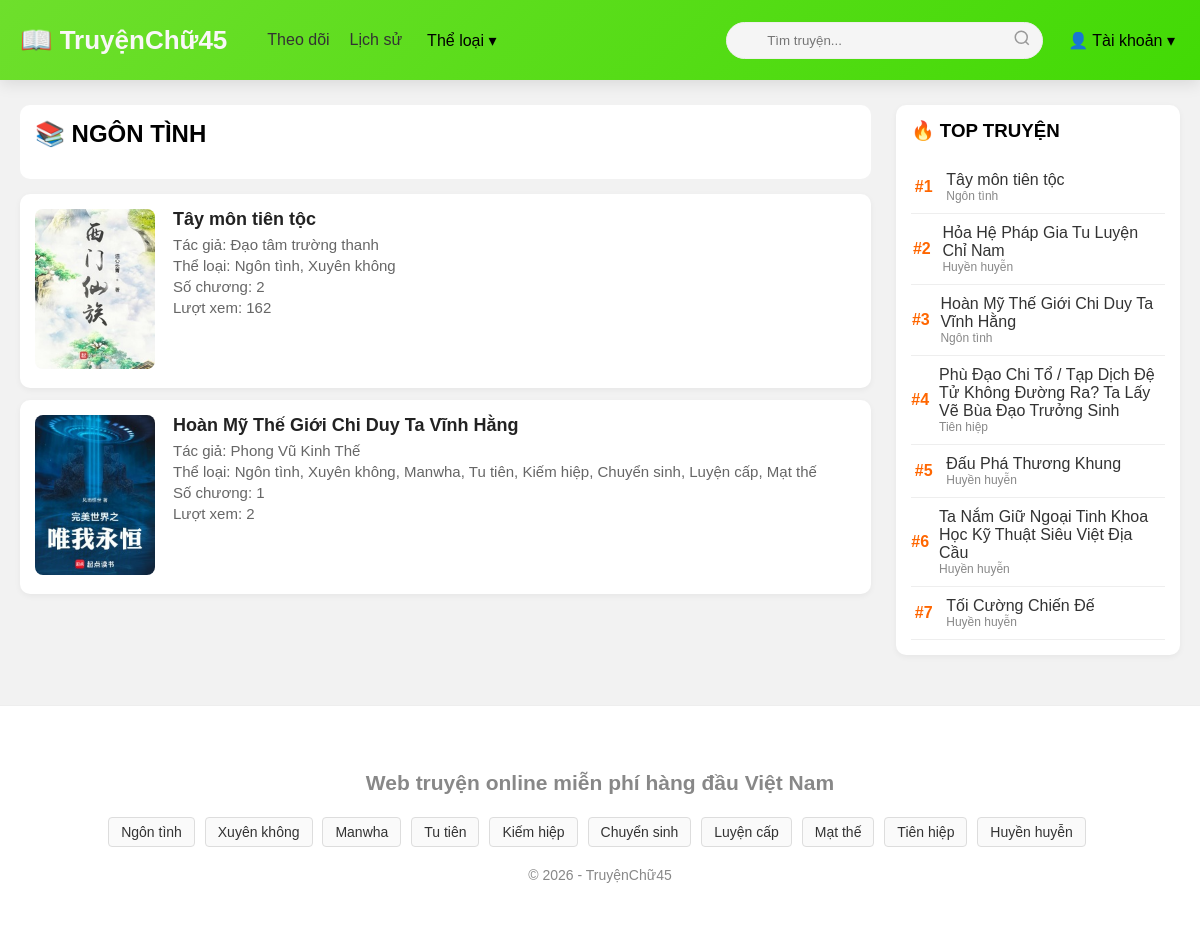
The page /the-loai/ngon-tinh/ on the database its author committed.
### stories/models.py (models this page shows, shortened)
class Category(models.Model):
    name = models.CharField(max_length=100, unique=True)
    slug = models.SlugField(unique=True, blank=True, null=True)
    description = models.TextField(blank=True)

class Story(models.Model):
    title = models.CharField(max_length=255)
    slug = models.SlugField(unique=True, blank=True) # Để blank=True để tự động tạo
    description = models.TextField(blank=True)
    cover = models.ImageField(upload_to='covers/', blank=True, null=True)
    categories = models.ManyToManyField(Category, blank=True)
    author = models.CharField(max_length=100, blank=True, default="Đang cập nhật")
    views = models.PositiveIntegerField(default=0)  # tổng view truyện
    followers = models.ManyToManyField(
        User,
        related_name="followed_stories",
        blank=True
    )

### stories/views.py (the view)
# urls.py: path('the-loai/<slug:slug>/', views.category_view, name='category'),
def category_view(request, slug):
    category = get_object_or_404(Category, slug=slug)
    stories = Story.objects.filter(categories=category).annotate(
        total_views_sum=Coalesce(Sum('chapters__views'), Value(0)),
        chapter_count=Count('chapters')
    ).prefetch_related('chapters')
    top_stories = Story.objects.annotate(
        total_views_sum=Coalesce(Sum('chapters__views'), Value(0))
    ).order_by('-total_views_sum')[:10]
    return render(request, 'stories/category.html', {
        'category': category,
        'stories': stories,
        'top_stories': top_stories,
    })

### stories/context_processors.py (called while the page is built)
def categories_processor(request):
    return {
        'all_categories': Category.objects.all()
    }

### stories/templates/stories/category.html (shortened to what this page needs)
{% extends 'stories/base.html' %}
{% block content %}
<div class="category-container">
    <div>
        <div class="category-header">
            <h2>📚 {{ category.name|upper }}</h2>
        </div>
        {% for story in stories %}
        <div class="story-row">
            <a href="{% url 'story_detail' story.id %}">
                {% if story.cover %}
                    <img src="{{ story.cover.url }}">
                {% else %}
                    <img src="/static/default.jpg">
                {% endif %}
            </a>
            <div class="story-info">
                <h3>
                    <a href="{% url 'story_detail' story.id %}">
                        {{ story.title }}
                    </a>
                </h3>
                <div class="meta">
                    <div>Tác giả: {{ story.author }}</div>
                    <div>
                        Thể loại:
                        {% for cate in story.categories.all %}
                            {{ cate.name }}{% if not forloop.last %}, {% endif %}
                        {% endfor %}
                    </div>
                    <div>Số chương: {{ story.chapters.count }}</div>
                    <div>Lượt xem: {{ story.total_views_sum|default:0 }}</div>
                </div>
            </div>
        </div>
        {% endfor %}
    </div>
    <div class="sidebar">
        <h3>🔥 TOP TRUYỆN</h3>
        {% for story in top_stories %}
        <div class="top-item">
            <div class="rank">#{{ forloop.counter }}</div>
            <div class="top-title">
                <a href="{% url 'story_detail' story.id %}">
                    {{ story.title }}
                </a>
                <div style="font-size:12px;color:#888;">
                    {{ story.categories.first.name }}
                </div>
            </div>
        </div>
        {% endfor %}
    </div>
</div>
{% endblock %}

### stories/templates/stories/base.html (shortened to what this page needs)
<!DOCTYPE html>
<html lang="vi">
<head>
</head>
<body>
<div class="header">
    <div class="header-inner">
        <a href="{% url 'story_list' %}" class="logo">📖 TruyệnChữ45</a>
        <nav class="menu">
            <a href="{% url 'followed_stories' %}">Theo dõi</a>
            <a href="{% url 'reading_history' %}">Lịch sử</a>
            <div class="mega-dropdown">
                <span class="mega-title">Thể loại ▾</span>
            </div>
        </nav>
        <form id="search-form" action="{% url 'search_stories' %}" method="GET" class="search-form">
            <div class="search-wrapper">
                <input
                    type="text"
                    name="q"
                    id="search-input"
                    placeholder="Tìm truyện..."
                    value="{{ request.GET.q }}"
                >
                <div class="search-icon" id="search-btn">
                    <svg xmlns="http://www.w3.org/2000/svg"
                        width="18" height="18"
                        viewBox="0 0 24 24"
                        fill="none"
                        stroke="currentColor"
                        stroke-width="2">
                        <circle cx="11" cy="11" r="8"></circle>
                        <line x1="21" y1="21" x2="16.65" y2="16.65"></line>
                    </svg>
                </div>
            </div>
        </form>
        <div class="account mega-dropdown">
            <span class="mega-title">👤 Tài khoản ▾</span>
        </div>
    </div> </div>
<div class="container">
    {% block content %}{% endblock %}
</div>
<footer class="site-intro">
    <div class="container">
        <h2>Web truyện online miễn phí hàng đầu Việt Nam</h2>
        <div class="tag-list">
            {% for cat in all_categories|slice:":10" %}
                <a href="{% url 'category' cat.slug %}">{{ cat.name }}</a>
            {% endfor %}
        </div>
        <p style="margin-top: 20px;">© 2026 - TruyệnChữ45</p>
    </div>
</footer>
</body>
</html>

### stories/templates/stories/base.html (style rules this page uses)
body { margin: 0;font-family: Arial, Helvetica, sans-serif;background: #f2f2f2; }
.header { background: linear-gradient(135deg, #6edf2c, #42da05); backdrop-filter: blur(10px); border-bottom: none; box-shadow: 0 4px 15px rgba(0,0,0,0.1); position: sticky; top: 0; z-index: 2000; }
.header-inner { max-width: 1200px;margin: auto;display: flex;align-items: center;padding: 10px 20px;height: 60px; }
.logo { font-size: 26px;font-weight: bold;color: #f9f7f7;margin-right: 40px;text-decoration: none;white-space: nowrap; }
.menu { display: flex;align-items: center;gap: 20px; }
.menu a { color: #333;font-weight: 500;text-decoration: none; }
.search-form { margin-left: auto;margin-right: 20px; }
.search-wrapper { position: relative; }
.search-wrapper input { padding: 10px 15px 10px 40px;width: 260px;border: 1px solid #eee;border-radius: 25px; background: #f5f5f5;outline: none;transition: 0.2s; }
.search-icon { position: absolute;right: 12px;top: 50%;transform: translateY(-50%);color: #999; }
.mega-dropdown { position: relative;z-index: 1000; }
.mega-title { cursor: pointer;padding: 10px 5px;font-weight: 500; }
.container { max-width: 1200px;margin: 25px auto;padding: 0 20px; }
footer { text-align: center;color: #888;padding: 30px;font-size: 14px; }
.site-intro { background: #fff;padding: 40px 0;border-top: 1px solid #eee;margin-top: 50px; }
.tag-list a { display: inline-block;margin: 5px 6px 0 0;padding: 6px 12px;border: 1px solid #ddd; border-radius: 4px;text-decoration: none;font-size: 14px;color: #333;background: #fafafa; }
.sidebar { flex: 1; background: #fff; padding: 15px; border-radius: 8px; }
.top-item { display: flex; align-items: center; gap: 10px; padding: 10px 0; border-bottom: 1px solid #eee; }
.rank { font-weight: bold; width: 30px; text-align: center; font-size: 16px; }

### stories/templates/stories/category.html (style rules this page uses)
.category-container { display: grid; grid-template-columns: 3fr 1fr; gap: 25px; }
.story-row { display: flex; gap: 15px; padding: 12px; background: #fff; border-radius: 10px; margin-bottom: 12px; box-shadow: 0 2px 6px rgba(0,0,0,0.05); transition: 0.2s; }
.story-row img { width: 120px; height: 160px; object-fit: cover; border-radius: 8px; }
.story-info h3 { margin: 0; font-size: 18px; font-weight: 600; }
.story-info h3 a { text-decoration: none; color: #222; }
.meta { font-size: 13px; color: #888; margin: 6px 0; }
.sidebar { background: #fff; padding: 15px; border-radius: 10px; box-shadow: 0 2px 6px rgba(0,0,0,0.05); }
.sidebar h3 { margin-top: 0; }
.top-item { display: flex; gap: 10px; padding: 10px 0; border-bottom: 1px solid #eee; }
.rank { font-weight: bold; color: #ff6600; width: 25px; }
.top-title a { text-decoration: none; color: #333; }
.category-header { background: #fff; padding: 15px; border-radius: 10px; margin-bottom: 15px; }
.category-header h2 { margin: 0; }
.meta div { margin: 4px 0; font-size: 15px; color: #666; }
.story-row { gap: 18px; padding: 15px; }

### rows shown on the page
Category: name "NGÔN TÌNH", name "Ngôn tình"
Story: cover (picture), title "Tây môn tiên tộc", author "Đạo tâm trường thanh", chapters.count "2", total_views_sum "162", categories.first.name "Ngôn tình"
Category: name "Xuyên không"
Story: cover (picture), title "Hoàn Mỹ Thế Giới Chi Duy Ta Vĩnh Hằng", author "Phong Vũ Kinh Thế", chapters.count "1", total_views_sum "2", categories.first.name "Ngôn tình"
Category: name "Manwha"
Category: name "Tu tiên"
Category: name "Kiếm hiệp"
Category: name "Chuyển sinh"
Category: name "Luyện cấp"
Category: name "Mạt thế"
Story: title "Hỏa Hệ Pháp Gia Tu Luyện Chỉ Nam", categories.first.name "Huyền huyễn"
Story: title "Phù Đạo Chi Tổ / Tạp Dịch Đệ Tử Không Đường Ra? Ta Lấy Vẽ Bùa Đạo Trưởng Sinh", categories.first.name "Tiên hiệp"
Story: title "Đấu Phá Thương Khung", categories.first.name "Huyền huyễn"
Story: title "Ta Nắm Giữ Ngoại Tinh Khoa Học Kỹ Thuật Siêu Việt Địa Cầu", categories.first.name "Huyền huyễn"
Story: title "Tối Cường Chiến Đế", categories.first.name "Huyền huyễn"
Category: name "Tiên hiệp"
Category: name "Huyền huyễn"
